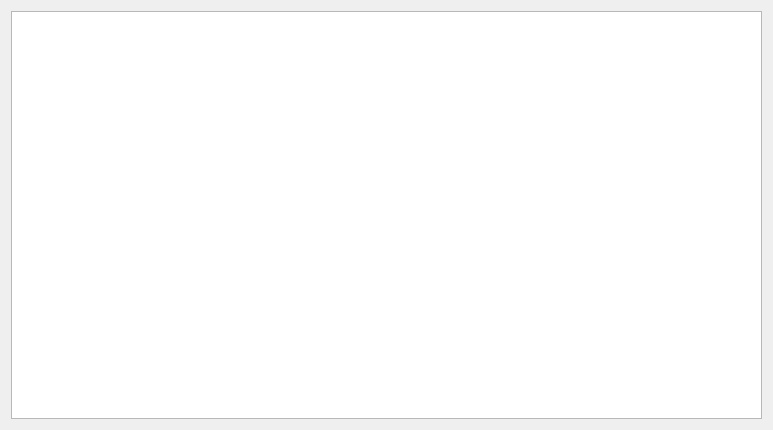
<?xml version="1.0" encoding="UTF-8"?>
<ui version="4.0">
 <class>Dialog</class>
 <widget class="QDialog" name="Dialog">
  <property name="geometry">
   <rect>
    <x>0</x>
    <y>0</y>
    <width>773</width>
    <height>430</height>
   </rect>
  </property>
  <property name="windowTitle">
   <string>result</string>
  </property>
  <layout class="QGridLayout" name="gridLayout">
   <item row="0" column="0">
    <widget class="QTableWidget" name="tableWidget">
     <property name="font">
      <font>
       <pointsize>10</pointsize>
      </font>
     </property>
    </widget>
   </item>
  </layout>
 </widget>
 <resources/>
 <connections/>
</ui>
